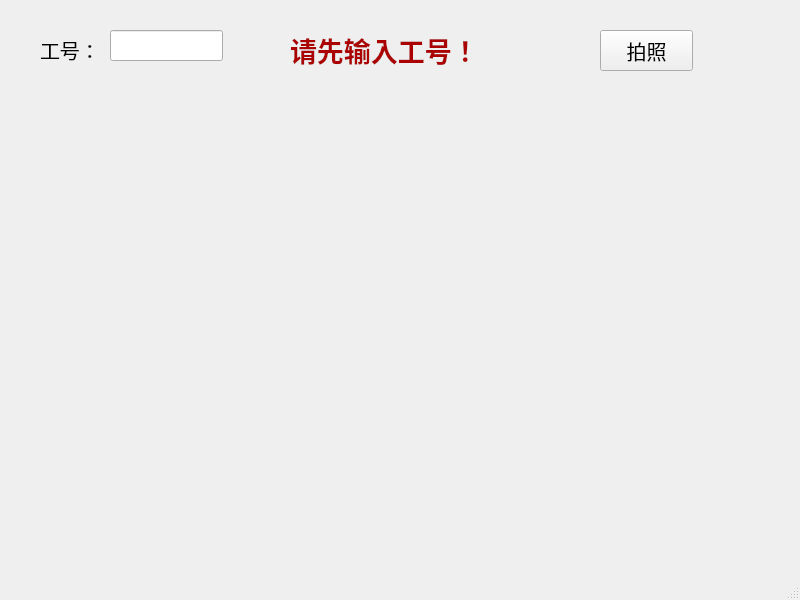
<?xml version="1.0" encoding="UTF-8"?>
<ui version="4.0">
 <class>MainWindow</class>
 <widget class="QMainWindow" name="MainWindow">
  <property name="geometry">
   <rect>
    <x>0</x>
    <y>0</y>
    <width>800</width>
    <height>600</height>
   </rect>
  </property>
  <property name="windowTitle">
   <string>MainWindow</string>
  </property>
  <widget class="QWidget" name="centralwidget">
   <widget class="QCameraViewfinder" name="widget" native="true">
    <property name="geometry">
     <rect>
      <x>20</x>
      <y>100</y>
      <width>751</width>
      <height>421</height>
     </rect>
    </property>
   </widget>
   <widget class="QPushButton" name="pushButton">
    <property name="geometry">
     <rect>
      <x>600</x>
      <y>30</y>
      <width>93</width>
      <height>41</height>
     </rect>
    </property>
    <property name="font">
     <font>
      <pointsize>15</pointsize>
     </font>
    </property>
    <property name="toolTip">
     <string>&lt;html&gt;&lt;head/&gt;&lt;body&gt;&lt;p&gt;请先输入工号&lt;/p&gt;&lt;/body&gt;&lt;/html&gt;</string>
    </property>
    <property name="text">
     <string>拍照</string>
    </property>
   </widget>
   <widget class="QLabel" name="label">
    <property name="geometry">
     <rect>
      <x>40</x>
      <y>34</y>
      <width>72</width>
      <height>31</height>
     </rect>
    </property>
    <property name="font">
     <font>
      <pointsize>15</pointsize>
     </font>
    </property>
    <property name="text">
     <string>工号：</string>
    </property>
   </widget>
   <widget class="QLineEdit" name="lineEdit">
    <property name="geometry">
     <rect>
      <x>110</x>
      <y>30</y>
      <width>113</width>
      <height>31</height>
     </rect>
    </property>
   </widget>
   <widget class="QLabel" name="label_2">
    <property name="geometry">
     <rect>
      <x>290</x>
      <y>30</y>
      <width>231</width>
      <height>41</height>
     </rect>
    </property>
    <property name="font">
     <font>
      <pointsize>20</pointsize>
      <weight>75</weight>
      <bold>true</bold>
     </font>
    </property>
    <property name="text">
     <string>&lt;html&gt;&lt;head/&gt;&lt;body&gt;&lt;p&gt;&lt;span style=&quot; color:#aa0000;&quot;&gt;请先输入工号！&lt;/span&gt;&lt;/p&gt;&lt;/body&gt;&lt;/html&gt;</string>
    </property>
   </widget>
  </widget>
  <widget class="QMenuBar" name="menubar">
   <property name="geometry">
    <rect>
     <x>0</x>
     <y>0</y>
     <width>800</width>
     <height>26</height>
    </rect>
   </property>
  </widget>
  <widget class="QStatusBar" name="statusbar"/>
 </widget>
 <customwidgets>
  <customwidget>
   <class>QCameraViewfinder</class>
   <extends>QWidget</extends>
   <header location="global">PyQt5.QtMultimediaWidgets</header>
   <container>1</container>
  </customwidget>
 </customwidgets>
 <resources/>
 <connections/>
</ui>
